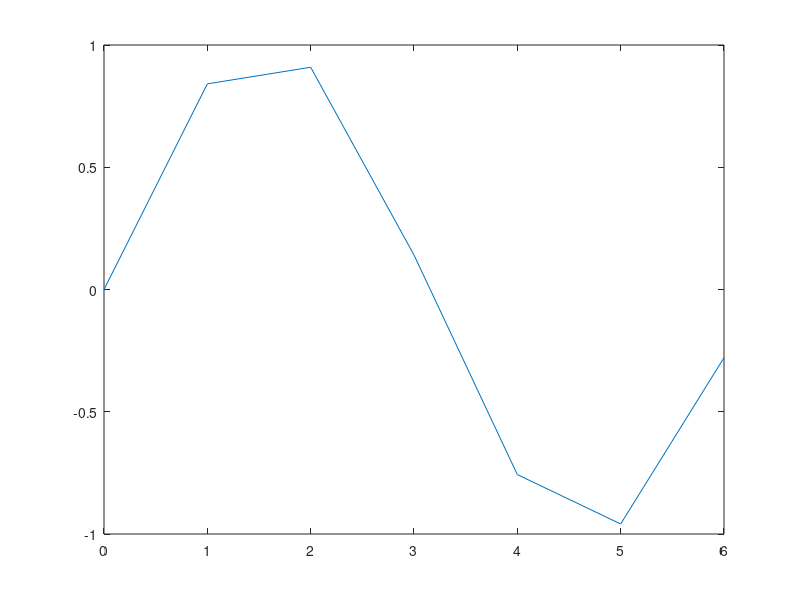

Write MATLAB code to recreate this figure.
% Simple sine wave test
x = [0, 1, 2, 3, 4, 5, 6];
y = [0, 0.841, 0.909, 0.141, -0.757, -0.959, -0.279];  % sin(x) values

% Create the plot
plot(x, y);

% Some calculations
amplitude = 1.0;
period = 6.28;
result = amplitude * period;